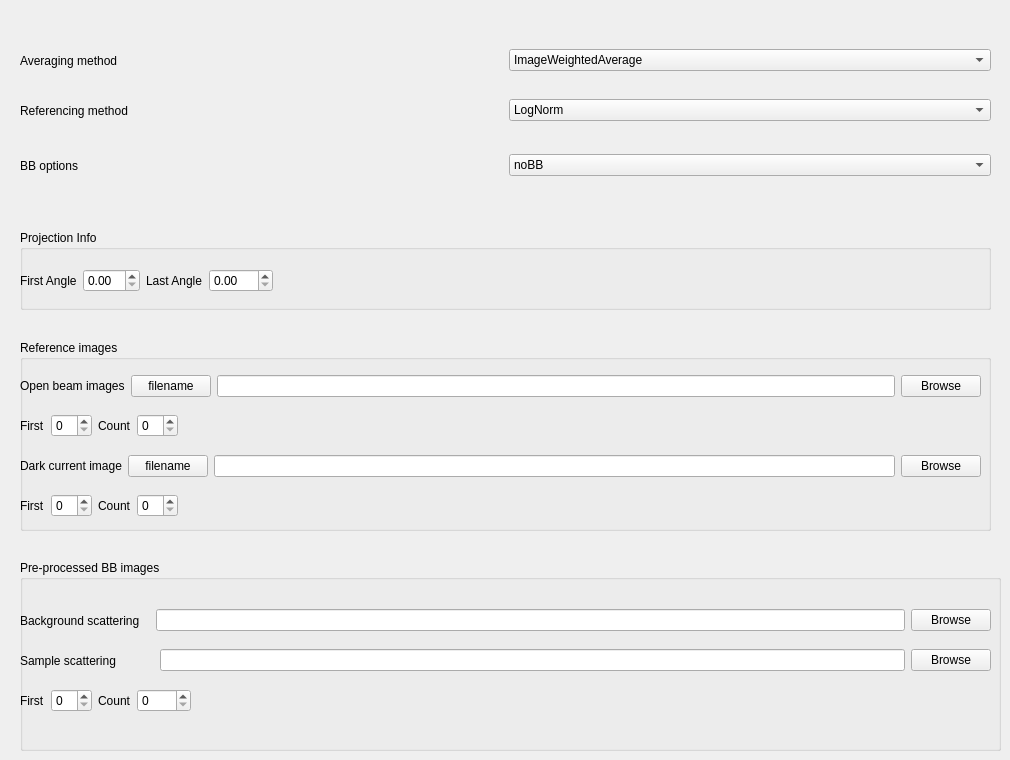
     <widget class="QWidget" name="tab">
      <attribute name="title">
       <string>Module Settings</string>
      </attribute>
      <widget class="QWidget" name="horizontalLayoutWidget_5">
       <property name="geometry">
        <rect>
         <x>20</x>
         <y>40</y>
         <width>971</width>
         <height>41</height>
        </rect>
       </property>
       <layout class="QHBoxLayout" name="horizontalLayout_5">
        <item>
         <widget class="QLabel" name="label_17">
          <property name="text">
           <string>Averaging method</string>
          </property>
         </widget>
        </item>
        <item>
         <widget class="QComboBox" name="combo_averagingMethod">
          <property name="toolTip">
           <string>Selects image combination method</string>
          </property>
          <property name="currentText">
           <string>ImageWeightedAverage</string>
          </property>
          <property name="currentIndex">
           <number>0</number>
          </property>
          <item>
           <property name="text">
            <string>ImageWeightedAverage</string>
           </property>
          </item>
          <item>
           <property name="text">
            <string>ImageAverage</string>
           </property>
          </item>
          <item>
           <property name="text">
            <string>ImageMedian</string>
           </property>
          </item>
          <item>
           <property name="text">
            <string>ImageMax</string>
           </property>
          </item>
          <item>
           <property name="text">
            <string>ImageMin</string>
           </property>
          </item>
          <item>
           <property name="text">
            <string>ImageSum</string>
           </property>
          </item>
         </widget>
        </item>
       </layout>
      </widget>
      <widget class="QWidget" name="horizontalLayoutWidget_6">
       <property name="geometry">
        <rect>
         <x>20</x>
         <y>90</y>
         <width>971</width>
         <height>41</height>
        </rect>
       </property>
       <layout class="QHBoxLayout" name="horizontalLayout_6">
        <item>
         <widget class="QLabel" name="label_19">
          <property name="text">
           <string>Referencing method </string>
          </property>
         </widget>
        </item>
        <item>
         <widget class="QComboBox" name="combo_referencingmethod">
          <property name="toolTip">
           <string>Selects whether the referencing is computed including the -log operation or not</string>
          </property>
          <property name="editable">
           <bool>false</bool>
          </property>
          <property name="currentText">
           <string>LogNorm</string>
          </property>
          <item>
           <property name="text">
            <string>LogNorm</string>
           </property>
          </item>
          <item>
           <property name="text">
            <string>Norm</string>
           </property>
          </item>
         </widget>
        </item>
       </layout>
      </widget>
      <widget class="QWidget" name="horizontalLayoutWidget_7">
       <property name="geometry">
        <rect>
         <x>20</x>
         <y>140</y>
         <width>971</width>
         <height>51</height>
        </rect>
       </property>
       <layout class="QHBoxLayout" name="horizontalLayout_7">
        <item>
         <widget class="QLabel" name="label_20">
          <property name="text">
           <string>BB options</string>
          </property>
         </widget>
        </item>
        <item>
         <widget class="QComboBox" name="combo_BBoptions">
          <property name="toolTip">
           <string>Selects the BB options, to be chosen according to the acquired BB images</string>
          </property>
          <property name="editable">
           <bool>false</bool>
          </property>
          <property name="currentText">
           <string>noBB</string>
          </property>
          <item>
           <property name="text">
            <string>noBB</string>
           </property>
          </item>
          <item>
           <property name="text">
            <string>Interpolate</string>
           </property>
          </item>
          <item>
           <property name="text">
            <string>Average</string>
           </property>
          </item>
          <item>
           <property name="text">
            <string>OneToOne</string>
           </property>
          </item>
          <item>
           <property name="text">
            <string>ExternalBB</string>
           </property>
          </item>
         </widget>
        </item>
       </layout>
      </widget>
      <widget class="QGroupBox" name="group_externalBB">
       <property name="geometry">
        <rect>
         <x>20</x>
         <y>560</y>
         <width>981</width>
         <height>191</height>
        </rect>
       </property>
       <property name="title">
        <string>Pre-processed BB images </string>
       </property>
       <widget class="QWidget" name="horizontalLayoutWidget_4">
        <property name="geometry">
         <rect>
          <x>0</x>
          <y>80</y>
          <width>971</width>
          <height>41</height>
         </rect>
        </property>
        <layout class="QHBoxLayout" name="horizontalLayout_12">
         <item>
          <widget class="QLabel" name="label_25">
           <property name="text">
            <string>Sample scattering</string>
           </property>
          </widget>
         </item>
         <item>
          <spacer name="horizontalSpacer_11">
           <property name="orientation">
            <enum>Qt::Horizontal</enum>
           </property>
           <property name="sizeType">
            <enum>QSizePolicy::Minimum</enum>
           </property>
           <property name="sizeHint" stdset="0">
            <size>
             <width>38</width>
             <height>20</height>
            </size>
           </property>
          </spacer>
         </item>
         <item>
          <widget class="QLineEdit" name="edit_BB_external"/>
         </item>
         <item>
          <widget class="QPushButton" name="button_BBexternal_path">
           <property name="toolTip">
            <string>&lt;html&gt;&lt;head/&gt;&lt;body&gt;&lt;p&gt;Browse to select the externally computed sample scattering images. They should be as many as the projection images. &lt;/p&gt;&lt;/body&gt;&lt;/html&gt;</string>
           </property>
           <property name="text">
            <string>Browse</string>
           </property>
          </widget>
         </item>
        </layout>
       </widget>
       <widget class="QWidget" name="horizontalLayoutWidget_9">
        <property name="geometry">
         <rect>
          <x>0</x>
          <y>120</y>
          <width>971</width>
          <height>41</height>
         </rect>
        </property>
        <layout class="QHBoxLayout" name="horizontalLayout_13">
         <item>
          <widget class="QLabel" name="label_26">
           <property name="text">
            <string>First</string>
           </property>
          </widget>
         </item>
         <item>
          <widget class="QSpinBox" name="spin_first_extBB">
           <property name="toolTip">
            <string>&lt;html&gt;&lt;head/&gt;&lt;body&gt;&lt;p&gt;First index of the sample scattering image files. &lt;/p&gt;&lt;/body&gt;&lt;/html&gt;</string>
           </property>
          </widget>
         </item>
         <item>
          <widget class="QLabel" name="label_27">
           <property name="text">
            <string>Count</string>
           </property>
          </widget>
         </item>
         <item>
          <widget class="QSpinBox" name="spin_count_ext_BB">
           <property name="toolTip">
            <string>&lt;html&gt;&lt;head/&gt;&lt;body&gt;&lt;p&gt;Number of images&lt;/p&gt;&lt;/body&gt;&lt;/html&gt;</string>
           </property>
           <property name="maximum">
            <number>9999</number>
           </property>
          </widget>
         </item>
         <item>
          <spacer name="horizontalSpacer_10">
           <property name="orientation">
            <enum>Qt::Horizontal</enum>
           </property>
           <property name="sizeHint" stdset="0">
            <size>
             <width>40</width>
             <height>20</height>
            </size>
           </property>
          </spacer>
         </item>
        </layout>
       </widget>
       <widget class="QWidget" name="horizontalLayoutWidget_11">
        <property name="geometry">
         <rect>
          <x>0</x>
          <y>40</y>
          <width>971</width>
          <height>41</height>
         </rect>
        </property>
        <layout class="QHBoxLayout" name="horizontalLayout_14">
         <item>
          <widget class="QLabel" name="label_28">
           <property name="text">
            <string>Background scattering</string>
           </property>
          </widget>
         </item>
         <item>
          <spacer name="horizontalSpacer_9">
           <property name="orientation">
            <enum>Qt::Horizontal</enum>
           </property>
           <property name="sizeType">
            <enum>QSizePolicy::Fixed</enum>
           </property>
           <property name="sizeHint" stdset="0">
            <size>
             <width>10</width>
             <height>20</height>
            </size>
           </property>
          </spacer>
         </item>
         <item>
          <widget class="QLineEdit" name="edit_OBBB_ext"/>
         </item>
         <item>
          <widget class="QPushButton" name="button_OB_BB_ext">
           <property name="toolTip">
            <string>&lt;html&gt;&lt;head/&gt;&lt;body&gt;&lt;p&gt;Browse to select the externally computed background scattering image. A single file is expected. &lt;/p&gt;&lt;/body&gt;&lt;/html&gt;</string>
           </property>
           <property name="text">
            <string>Browse</string>
           </property>
          </widget>
         </item>
        </layout>
       </widget>
      </widget>
      <widget class="QGroupBox" name="groupBox_7">
       <property name="geometry">
        <rect>
         <x>20</x>
         <y>340</y>
         <width>971</width>
         <height>191</height>
        </rect>
       </property>
       <property name="title">
        <string>Reference images</string>
       </property>
       <widget class="QWidget" name="horizontalLayoutWidget">
        <property name="geometry">
         <rect>
          <x>0</x>
          <y>30</y>
          <width>961</width>
          <height>32</height>
         </rect>
        </property>
        <layout class="QHBoxLayout" name="horizontalLayout_21">
         <item>
          <widget class="QLabel" name="label_8">
           <property name="text">
            <string>Open beam images</string>
           </property>
          </widget>
         </item>
         <item>
          <widget class="QPushButton" name="pushButton_OB">
           <property name="text">
            <string>filename</string>
           </property>
          </widget>
         </item>
         <item>
          <widget class="QLineEdit" name="edit_OBfilename"/>
         </item>
         <item>
          <widget class="QPushButton" name="pushButton_browseOB">
           <property name="text">
            <string>Browse</string>
           </property>
          </widget>
         </item>
        </layout>
       </widget>
       <widget class="QWidget" name="horizontalLayoutWidget_2">
        <property name="geometry">
         <rect>
          <x>0</x>
          <y>70</y>
          <width>961</width>
          <height>32</height>
         </rect>
        </property>
        <layout class="QHBoxLayout" name="horizontalLayout_22">
         <item>
          <widget class="QLabel" name="label_32">
           <property name="text">
            <string>First</string>
           </property>
          </widget>
         </item>
         <item>
          <widget class="QSpinBox" name="spinBox_firstOB"/>
         </item>
         <item>
          <widget class="QLabel" name="label_33">
           <property name="text">
            <string>Count</string>
           </property>
          </widget>
         </item>
         <item>
          <widget class="QSpinBox" name="spinBox_OBCounts"/>
         </item>
         <item>
          <spacer name="horizontalSpacer">
           <property name="orientation">
            <enum>Qt::Horizontal</enum>
           </property>
           <property name="sizeHint" stdset="0">
            <size>
             <width>40</width>
             <height>20</height>
            </size>
           </property>
          </spacer>
         </item>
        </layout>
       </widget>
       <widget class="QWidget" name="horizontalLayoutWidget_3">
        <property name="geometry">
         <rect>
          <x>0</x>
          <y>110</y>
          <width>961</width>
          <height>32</height>
         </rect>
        </property>
        <layout class="QHBoxLayout" name="horizontalLayout_23">
         <item>
          <widget class="QLabel" name="label_34">
           <property name="text">
            <string>Dark current image</string>
           </property>
          </widget>
         </item>
         <item>
          <widget class="QPushButton" name="pushButton_DC">
           <property name="text">
            <string>filename</string>
           </property>
          </widget>
         </item>
         <item>
          <widget class="QLineEdit" name="edit_DCfilename"/>
         </item>
         <item>
          <widget class="QPushButton" name="pushButton_browseDC">
           <property name="text">
            <string>Browse</string>
           </property>
          </widget>
         </item>
        </layout>
       </widget>
       <widget class="QWidget" name="horizontalLayoutWidget_8">
        <property name="geometry">
         <rect>
          <x>0</x>
          <y>150</y>
          <width>961</width>
          <height>32</height>
         </rect>
        </property>
        <layout class="QHBoxLayout" name="horizontalLayout_24">
         <item>
          <widget class="QLabel" name="label_35">
           <property name="text">
            <string>First</string>
           </property>
          </widget>
         </item>
         <item>
          <widget class="QSpinBox" name="spinBox_firstDC"/>
         </item>
         <item>
          <widget class="QLabel" name="label_36">
           <property name="text">
            <string>Count</string>
           </property>
          </widget>
         </item>
         <item>
          <widget class="QSpinBox" name="spinBox_CountDC"/>
         </item>
         <item>
          <spacer name="horizontalSpacer_2">
           <property name="orientation">
            <enum>Qt::Horizontal</enum>
           </property>
           <property name="sizeHint" stdset="0">
            <size>
             <width>40</width>
             <height>20</height>
            </size>
           </property>
          </spacer>
         </item>
        </layout>
       </widget>
      </widget>
      <widget class="QGroupBox" name="groupBox_8">
       <property name="geometry">
        <rect>
         <x>20</x>
         <y>230</y>
         <width>971</width>
         <height>80</height>
        </rect>
       </property>
       <property name="title">
        <string>Projection Info</string>
       </property>
       <widget class="QWidget" name="horizontalLayoutWidget_10">
        <property name="geometry">
         <rect>
          <x>0</x>
          <y>30</y>
          <width>961</width>
          <height>41</height>
         </rect>
        </property>
        <layout class="QHBoxLayout" name="horizontalLayout_26">
         <item>
          <widget class="QLabel" name="label_37">
           <property name="text">
            <string>First Angle</string>
           </property>
          </widget>
         </item>
         <item>
          <widget class="QDoubleSpinBox" name="doubleSpinBox_firstangle"/>
         </item>
         <item>
          <widget class="QLabel" name="label_38">
           <property name="text">
            <string>Last Angle</string>
           </property>
          </widget>
         </item>
         <item>
          <widget class="QDoubleSpinBox" name="doubleSpinBox_lastangle">
           <property name="maximum">
            <double>999.990000000000009</double>
           </property>
          </widget>
         </item>
         <item>
          <spacer name="horizontalSpacer_3">
           <property name="orientation">
            <enum>Qt::Horizontal</enum>
           </property>
           <property name="sizeHint" stdset="0">
            <size>
             <width>40</width>
             <height>20</height>
            </size>
           </property>
          </spacer>
         </item>
        </layout>
       </widget>
      </widget>
     </widget>
